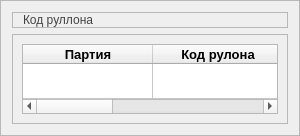
                  <widget class="QFrame" name="RollcodeResult_container">
                   <property name="sizePolicy">
                    <sizepolicy hsizetype="Preferred" vsizetype="Preferred">
                     <horstretch>0</horstretch>
                     <verstretch>0</verstretch>
                    </sizepolicy>
                   </property>
                   <property name="minimumSize">
                    <size>
                     <width>0</width>
                     <height>0</height>
                    </size>
                   </property>
                   <property name="maximumSize">
                    <size>
                     <width>16777215</width>
                     <height>0</height>
                    </size>
                   </property>
                   <property name="frameShape">
                    <enum>QFrame::StyledPanel</enum>
                   </property>
                   <property name="frameShadow">
                    <enum>QFrame::Raised</enum>
                   </property>
                   <layout class="QVBoxLayout" name="verticalLayout_40">
                    <item>
                     <widget class="QFrame" name="frame_59">
                      <property name="sizePolicy">
                       <sizepolicy hsizetype="Preferred" vsizetype="Preferred">
                        <horstretch>0</horstretch>
                        <verstretch>0</verstretch>
                       </sizepolicy>
                      </property>
                      <property name="styleSheet">
                       <string notr="true">color: rgb(66, 66, 66);
	font: 20pt &quot;Segoe UI&quot;;</string>
                      </property>
                      <property name="frameShape">
                       <enum>QFrame::StyledPanel</enum>
                      </property>
                      <property name="frameShadow">
                       <enum>QFrame::Raised</enum>
                      </property>
                      <layout class="QHBoxLayout" name="horizontalLayout_34">
                       <property name="spacing">
                        <number>0</number>
                       </property>
                       <property name="leftMargin">
                        <number>10</number>
                       </property>
                       <property name="topMargin">
                        <number>0</number>
                       </property>
                       <property name="rightMargin">
                        <number>0</number>
                       </property>
                       <property name="bottomMargin">
                        <number>0</number>
                       </property>
                       <item alignment="Qt::AlignLeft|Qt::AlignVCenter">
                        <widget class="QLabel" name="label_14">
                         <property name="text">
                          <string>Код руллона</string>
                         </property>
                        </widget>
                       </item>
                      </layout>
                     </widget>
                    </item>
                    <item>
                     <widget class="QFrame" name="frame_58">
                      <property name="sizePolicy">
                       <sizepolicy hsizetype="Preferred" vsizetype="Expanding">
                        <horstretch>0</horstretch>
                        <verstretch>0</verstretch>
                       </sizepolicy>
                      </property>
                      <property name="frameShape">
                       <enum>QFrame::StyledPanel</enum>
                      </property>
                      <property name="frameShadow">
                       <enum>QFrame::Raised</enum>
                      </property>
                      <layout class="QVBoxLayout" name="verticalLayout_62">
                       <item alignment="Qt::AlignTop">
                        <widget class="QTableWidget" name="RollSearchData_Tab">
                         <property name="sizePolicy">
                          <sizepolicy hsizetype="Expanding" vsizetype="Expanding">
                           <horstretch>0</horstretch>
                           <verstretch>0</verstretch>
                          </sizepolicy>
                         </property>
                         <property name="maximumSize">
                          <size>
                           <width>16777215</width>
                           <height>100</height>
                          </size>
                         </property>
                         <property name="editTriggers">
                          <set>QAbstractItemView::NoEditTriggers</set>
                         </property>
                         <property name="selectionMode">
                          <enum>QAbstractItemView::NoSelection</enum>
                         </property>
                         <property name="selectionBehavior">
                          <enum>QAbstractItemView::SelectRows</enum>
                         </property>
                         <property name="showGrid">
                          <bool>true</bool>
                         </property>
                         <property name="sortingEnabled">
                          <bool>false</bool>
                         </property>
                         <property name="rowCount">
                          <number>1</number>
                         </property>
                         <property name="columnCount">
                          <number>3</number>
                         </property>
                         <attribute name="horizontalHeaderVisible">
                          <bool>true</bool>
                         </attribute>
                         <attribute name="horizontalHeaderCascadingSectionResizes">
                          <bool>false</bool>
                         </attribute>
                         <attribute name="horizontalHeaderMinimumSectionSize">
                          <number>50</number>
                         </attribute>
                         <attribute name="horizontalHeaderDefaultSectionSize">
                          <number>130</number>
                         </attribute>
                         <attribute name="horizontalHeaderHighlightSections">
                          <bool>false</bool>
                         </attribute>
                         <attribute name="horizontalHeaderStretchLastSection">
                          <bool>false</bool>
                         </attribute>
                         <attribute name="verticalHeaderVisible">
                          <bool>false</bool>
                         </attribute>
                         <attribute name="verticalHeaderMinimumSectionSize">
                          <number>35</number>
                         </attribute>
                         <attribute name="verticalHeaderDefaultSectionSize">
                          <number>35</number>
                         </attribute>
                         <attribute name="verticalHeaderShowSortIndicator" stdset="0">
                          <bool>false</bool>
                         </attribute>
                         <row/>
                         <column>
                          <property name="text">
                           <string>Партия</string>
                          </property>
                          <property name="font">
                           <font>
                            <pointsize>10</pointsize>
                            <bold>true</bold>
                           </font>
                          </property>
                         </column>
                         <column>
                          <property name="text">
                           <string>Код рулона</string>
                          </property>
                          <property name="font">
                           <font>
                            <pointsize>10</pointsize>
                            <bold>true</bold>
                           </font>
                          </property>
                         </column>
                         <column>
                          <property name="text">
                           <string>Количество КМ</string>
                          </property>
                          <property name="font">
                           <font>
                            <pointsize>10</pointsize>
                            <bold>true</bold>
                           </font>
                          </property>
                         </column>
                         <item row="0" column="0">
                          <property name="text">
                           <string/>
                          </property>
                          <property name="font">
                           <font>
                            <pointsize>10</pointsize>
                           </font>
                          </property>
                          <property name="textAlignment">
                           <set>AlignCenter</set>
                          </property>
                         </item>
                        </widget>
                       </item>
                      </layout>
                     </widget>
                    </item>
                   </layout>
                  </widget>
